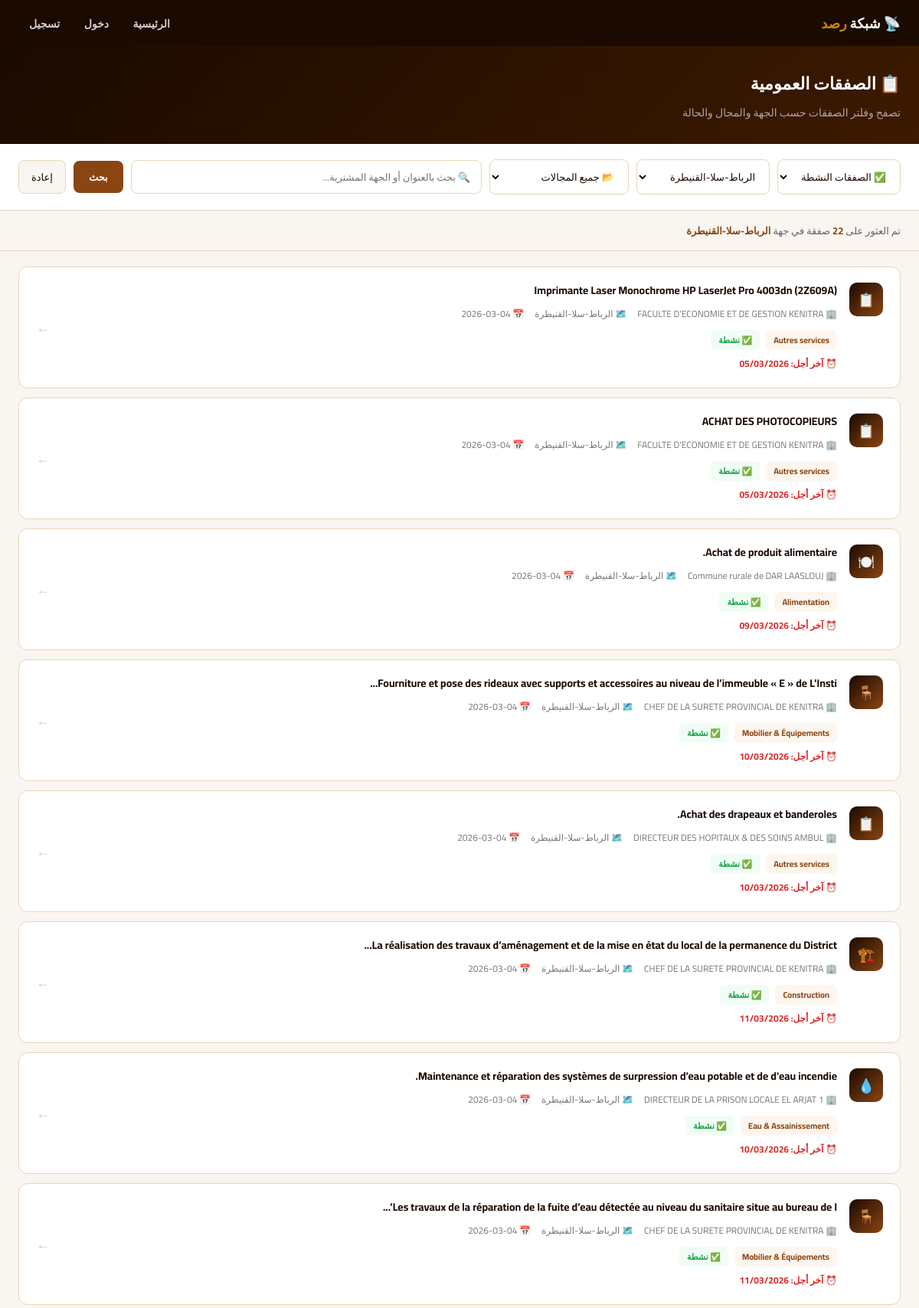
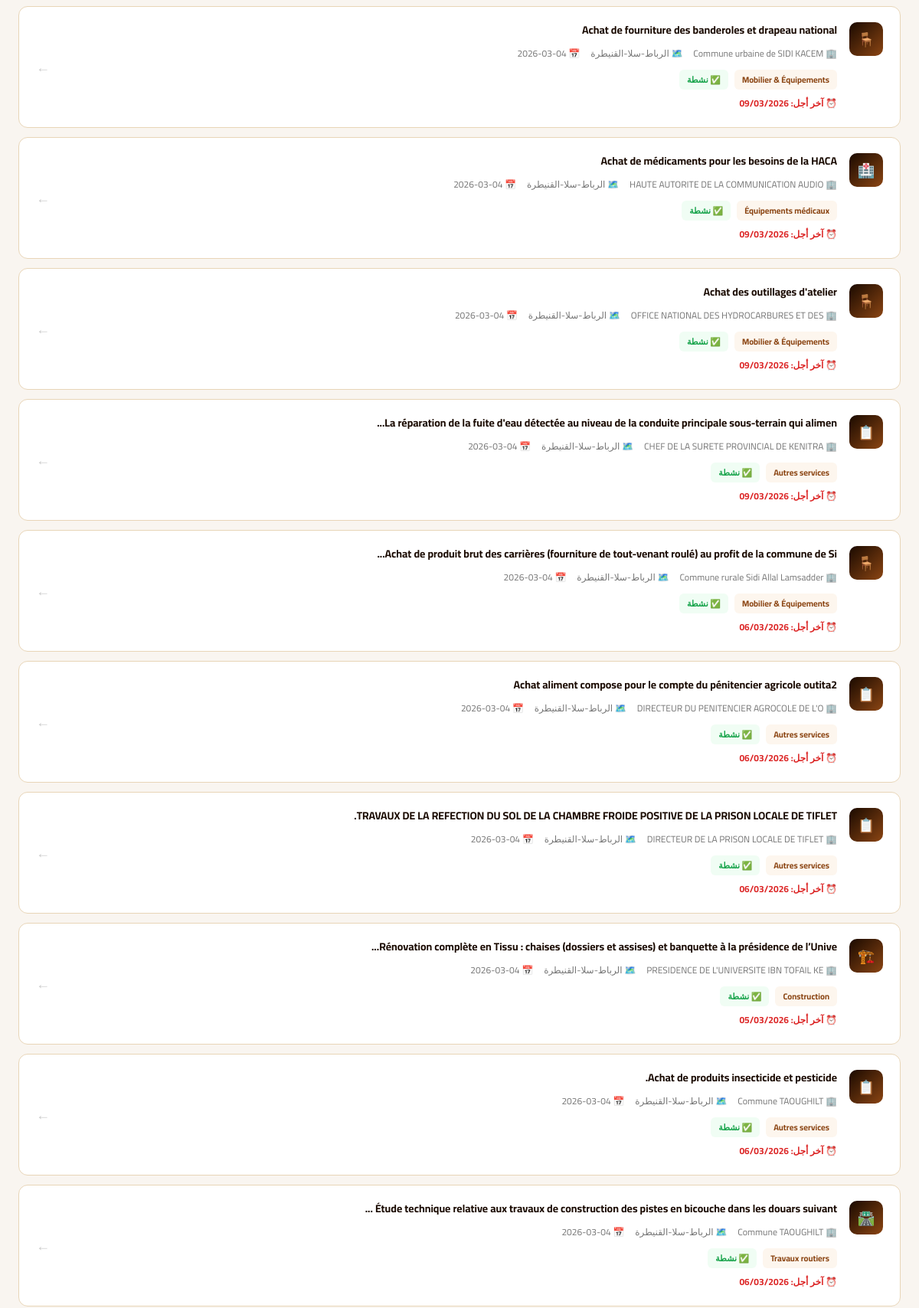
Screenshot of /tenders?region=Rabat-Salé-Kénitra (upper part) with the database file from the repository (2 pictures, top to bottom).
### tables this page shows
CREATE TABLE tenders (
        id TEXT PRIMARY KEY, objet TEXT, acheteur TEXT,
        region TEXT, ville TEXT, domaine TEXT, montant TEXT,
        date_publication TEXT, date_limite TEXT, description TEXT,
        clauses TEXT, summary TEXT, statut TEXT DEFAULT 'actif',
        url TEXT, date_extraction TEXT
    );

### main.py (the view)
@app.get("/tenders", response_class=HTMLResponse)
async def tenders_list(request: Request, region: str="", domaine: str="",
    q: str="", statut: str="actif", page: int=1):
    per_page = 20
    offset   = (page-1)*per_page
    conds, params = ["1=1"], []
    if statut == "actif":  conds.append("(statut='actif' OR statut IS NULL)")
    elif statut == "annule": conds.append("statut='annule'")
    if region:  conds.append("region=?");  params.append(region)
    if domaine: conds.append("domaine=?"); params.append(domaine)
    if q:       conds.append("(objet LIKE ? OR acheteur LIKE ?)"); params += [f"%{q}%",f"%{q}%"]
    where = " AND ".join(conds)
    total = DB.execute(f"SELECT COUNT(*) FROM tenders WHERE {where}", params).fetchone()[0]
    rows  = DB.execute(f"SELECT * FROM tenders WHERE {where} ORDER BY date_extraction DESC LIMIT ? OFFSET ?",
                       params+[per_page,offset]).fetchall()
    pages = (total+per_page-1)//per_page
    return templates.TemplateResponse("tenders_public.html", {
        "request": request, "tenders": rows,
        "region": region, "domaine": domaine, "q": q, "statut": statut,
        "page": page, "pages": pages, "total": total,
        "REGIONS": REGIONS, "DOMAINS_FR": DOMAINS_FR, "DOMAINS_AR": DOMAINS_AR,
    })

### templates/tenders_public.html (shortened to what this page needs)
<!DOCTYPE html>
<html lang="ar" dir="rtl">
<head>
</head>
<body>
<nav>
  <div class="logo">📡 شبكة <span>رصد</span></div>
  <div class="nav-links">
    <a href="/">الرئيسية</a>
    <a href="/login">دخول</a>
    <a href="/register">تسجيل</a>
  </div>
</nav>
<div class="page-header">
  <h1>📋 الصفقات العمومية</h1>
  <p>تصفح وفلتر الصفقات حسب الجهة والمجال والحالة</p>
</div>
<div class="filters">
  <form method="get" action="/tenders">
    <select name="statut">
      <option value="actif" {% if statut=="actif" %}selected{% endif %}>✅ الصفقات النشطة</option>
    </select>
    <select name="region">
      {% for r, data in REGIONS.items() %}
      <option value="{{ r }}" {% if region==r %}selected{% endif %}>{{ data.ar }}</option>
      {% endfor %}
    </select>
    <select name="domaine">
      <option value="">📂 جميع المجالات</option>
    </select>
    <input type="text" name="q" value="{{ q }}" placeholder="🔍 بحث بالعنوان أو الجهة المشترية..." style="flex:1;min-width:200px">
    <button type="submit" class="btn-filter">بحث</button>
    <a href="/tenders"><button type="button" class="btn-reset">إعادة</button></a>
  </form>
</div>
<div class="results-info">
  تم العثور على <strong>{{ total }}</strong> صفقة
  {% if region %} في جهة <strong>{{ REGIONS.get(region, {}).get('ar', region) }}</strong>{% endif %}
</div>
<div class="tenders-list">
  {% if tenders %}
    {% for t in tenders %}
    {% set icons = {"Travaux routiers":"🛣️","Construction":"🏗️","Eau & Assainissement":"💧","Électricité":"⚡","Informatique":"💻","Équipements médicaux":"🏥","Études & Conseil":"📐","Nettoyage & Sécurité":"🧹","Mobilier & Équipements":"🪑","Transport":"🚛","Alimentation":"🍽️"} %}
    <a href="/tender/{{ t.id }}" class="tender-item {% if t.statut == 'annule' %}cancelled{% endif %}">
      <div class="domain-icon">{{ icons.get(t.domaine, '📋') }}</div>
      <div class="tender-body">
        <div class="tender-title">{{ t.objet[:100] }}{% if t.objet|length > 100 %}...{% endif %}</div>
        <div class="tender-meta">
          {% if t.acheteur %}<span>🏢 {{ t.acheteur[:40] }}</span>{% endif %}
          {% if t.region %}<span>🗺️ {{ REGIONS.get(t.region, {}).get('ar', t.region) }}</span>{% endif %}
          {% if t.date_extraction %}<span>📅 {{ t.date_extraction[:10] }}</span>{% endif %}
        </div>
        <div class="tender-badges">
          <span class="badge badge-domain">{{ t.domaine }}</span>
          {% if t.statut == 'annule' %}
            <span class="badge badge-cancelled">❌ ملغاة</span>
          {% else %}
            <span class="badge badge-active">✅ نشطة</span>
          {% endif %}
        </div>
        {% if t.date_limite %}<div class="deadline">⏰ آخر أجل: {{ t.date_limite }}</div>{% endif %}
      </div>
      <div class="tender-arrow">←</div>
    </a>
    {% endfor %}
  {% else %}
    <div class="empty">
      <div>🔍</div>
      <p>لا توجد صفقات تطابق معايير البحث</p>
    </div>
  {% endif %}
</div>
</body>
</html>

### templates/tenders_public.html (style rules this page uses)
* { margin:0;padding:0;box-sizing:border-box }
:root { --dark:#1a0a00;--brown:#8B4513;--light:#f9f5f0;--border:#e8d5b7;--gold:#C8860A }
body { font-family:'Cairo',sans-serif;background:var(--light);color:var(--dark) }
a { text-decoration:none;color:inherit }
nav { background:var(--dark);padding:0 24px;display:flex;align-items:center;justify-content:space-between;height:60px }
.logo { font-size:18px;font-weight:900;color:white }
.logo span { color:var(--gold) }
.nav-links a { color:rgba(255,255,255,.8);padding:8px 14px;border-radius:8px;font-size:14px;font-weight:600 }
.page-header { background:linear-gradient(135deg,var(--dark),#3d1a00);padding:28px 24px;margin-bottom:0 }
.page-header h1 { font-size:22px;font-weight:900;color:white }
.page-header p { color:rgba(255,255,255,.6);font-size:14px;margin-top:4px }
.filters { background:white;padding:20px 24px;border-bottom:1px solid var(--border);display:flex;gap:12px;flex-wrap:wrap;align-items:center }
.filters form { display:flex;gap:10px;flex-wrap:wrap;width:100%;align-items:center }
select,input[type=text] { padding:9px 14px;border:1.5px solid var(--border);border-radius:8px;font-family:'Cairo',sans-serif;font-size:13px;background:white;color:var(--dark);outline:none }
.btn-filter { background:var(--brown);color:white;padding:9px 20px;border:none;border-radius:8px;font-family:'Cairo',sans-serif;font-size:13px;font-weight:700;cursor:pointer }
.btn-reset { background:var(--light);color:var(--dark);padding:9px 16px;border:1.5px solid var(--border);border-radius:8px;font-family:'Cairo',sans-serif;font-size:13px;cursor:pointer }
.results-info { padding:14px 24px;background:var(--light);border-bottom:1px solid var(--border);font-size:13px;color:#666 }
.results-info strong { color:var(--brown) }
.tenders-list { display:flex;flex-direction:column;gap:12px;padding:20px 24px }
.tender-item { background:white;border-radius:12px;padding:20px 22px;border:1px solid var(--border); display:flex;gap:16px;transition:.2s;cursor:pointer }
.domain-icon { width:44px;height:44px;background:linear-gradient(135deg,var(--dark),var(--brown)); border-radius:10px;display:flex;align-items:center;justify-content:center;font-size:18px;flex-shrink:0 }
.tender-body { flex:1;min-width:0 }
.tender-title { font-size:14px;font-weight:700;color:var(--dark);margin-bottom:8px;line-height:1.5 }
.tender-meta { display:flex;gap:14px;flex-wrap:wrap;font-size:12px;color:#777 }
.tender-meta span { display:flex;align-items:center;gap:4px }
.tender-badges { display:flex;gap:8px;margin-top:10px;flex-wrap:wrap }
.badge { padding:3px 10px;border-radius:6px;font-size:11px;font-weight:700 }
.badge-domain { background:#fdf6ee;color:var(--brown) }
.badge-active { background:#f0fdf4;color:#16a34a }
.deadline { color:#dc2626;font-size:12px;font-weight:700;margin-top:6px }
.tender-arrow { color:#ccc;font-size:18px;align-self:center;flex-shrink:0 }

### rows the page displays
tenders: get "📋", objet "Imprimante Laser Monochrome HP LaserJet Pro 4003dn (2Z609A)", acheteur "FACULTE D'ECONOMIE ET DE GESTION KENITRA", get "الرباط-سلا-القنيطرة", date_extraction "2026-03-04", domaine "Autres services", statut "✅ نشطة", date_limite "05/03/2026"
tenders: get "📋", objet "ACHAT DES PHOTOCOPIEURS", acheteur "FACULTE D'ECONOMIE ET DE GESTION KENITRA", get "الرباط-سلا-القنيطرة", date_extraction "2026-03-04", domaine "Autres services", statut "✅ نشطة", date_limite "05/03/2026"
tenders: get "🍽️", objet "Achat de produit alimentaire.", acheteur "Commune rurale de DAR LAASLOUJ", get "الرباط-سلا-القنيطرة", date_extraction "2026-03-04", domaine "Alimentation", statut "✅ نشطة", date_limite "09/03/2026"
tenders: get "🪑", objet "Fourniture et pose des rideaux avec supports et accessoires au niveau de l’immeuble « E » de L’Insti", acheteur "CHEF DE LA SURETE PROVINCIAL DE KENITRA", get "الرباط-سلا-القنيطرة", date_extraction "2026-03-04", domaine "Mobilier & Équipements", statut "✅ نشطة", date_limite "10/03/2026"
tenders: get "📋", objet "Achat des drapeaux et banderoles.", acheteur "DIRECTEUR DES HOPITAUX & DES SOINS AMBUL", get "الرباط-سلا-القنيطرة", date_extraction "2026-03-04", domaine "Autres services", statut "✅ نشطة", date_limite "10/03/2026"
tenders: get "🏗️", objet "La réalisation des travaux d’aménagement et de la mise en état du local de la permanence du District", acheteur "CHEF DE LA SURETE PROVINCIAL DE KENITRA", get "الرباط-سلا-القنيطرة", date_extraction "2026-03-04", domaine "Construction", statut "✅ نشطة", date_limite "11/03/2026"
tenders: get "💧", objet "Maintenance et réparation des systèmes de surpression d’eau potable et de d'eau incendie.", acheteur "DIRECTEUR DE LA PRISON LOCALE EL ARJAT 1", get "الرباط-سلا-القنيطرة", date_extraction "2026-03-04", domaine "Eau & Assainissement", statut "✅ نشطة", date_limite "10/03/2026"
tenders: get "🪑", objet "Les travaux de la réparation de la fuite d’eau détectée au niveau du sanitaire situe au bureau de l’", acheteur "CHEF DE LA SURETE PROVINCIAL DE KENITRA", get "الرباط-سلا-القنيطرة", date_extraction "2026-03-04", domaine "Mobilier & Équipements", statut "✅ نشطة", date_limite "11/03/2026"
tenders: get "🪑", objet "Achat de fourniture des banderoles et drapeau national", acheteur "Commune urbaine de SIDI KACEM", get "الرباط-سلا-القنيطرة", date_extraction "2026-03-04", domaine "Mobilier & Équipements", statut "✅ نشطة", date_limite "09/03/2026"
tenders: get "🏥", objet "Achat de médicaments pour les besoins de la HACA", acheteur "HAUTE AUTORITE DE LA COMMUNICATION AUDIO", get "الرباط-سلا-القنيطرة", date_extraction "2026-03-04", domaine "Équipements médicaux", statut "✅ نشطة", date_limite "09/03/2026"
tenders: get "🪑", objet "Achat des outillages d'atelier", acheteur "OFFICE NATIONAL DES HYDROCARBURES ET DES", get "الرباط-سلا-القنيطرة", date_extraction "2026-03-04", domaine "Mobilier & Équipements", statut "✅ نشطة", date_limite "09/03/2026"
tenders: get "📋", objet "La réparation de la fuite d'eau détectée au niveau de la conduite principale sous-terrain qui alimen", acheteur "CHEF DE LA SURETE PROVINCIAL DE KENITRA", get "الرباط-سلا-القنيطرة", date_extraction "2026-03-04", domaine "Autres services", statut "✅ نشطة", date_limite "09/03/2026"
tenders: get "🪑", objet "Achat de produit brut des carrières (fourniture de tout-venant roulé) au profit de la commune de Si", acheteur "Commune rurale Sidi Allal Lamsadder", get "الرباط-سلا-القنيطرة", date_extraction "2026-03-04", domaine "Mobilier & Équipements", statut "✅ نشطة", date_limite "06/03/2026"
tenders: get "📋", objet "Achat aliment compose pour le compte du pénitencier agricole outita2", acheteur "DIRECTEUR DU PENITENCIER AGROCOLE DE L'O", get "الرباط-سلا-القنيطرة", date_extraction "2026-03-04", domaine "Autres services", statut "✅ نشطة", date_limite "06/03/2026"
tenders: get "📋", objet "TRAVAUX DE LA REFECTION DU SOL DE LA CHAMBRE FROIDE POSITIVE DE LA PRISON LOCALE DE TIFLET.", acheteur "DIRECTEUR DE LA PRISON LOCALE DE TIFLET", get "الرباط-سلا-القنيطرة", date_extraction "2026-03-04", domaine "Autres services", statut "✅ نشطة", date_limite "06/03/2026"
tenders: get "🏗️", objet "Rénovation complète en Tissu : chaises (dossiers et assises) et banquette à la présidence de l’Unive", acheteur "PRESIDENCE DE L'UNIVERSITE IBN TOFAIL KE", get "الرباط-سلا-القنيطرة", date_extraction "2026-03-04", domaine "Construction", statut "✅ نشطة", date_limite "05/03/2026"
tenders: get "📋", objet "Achat de produits insecticide et pesticide.", acheteur "Commune TAOUGHILT", get "الرباط-سلا-القنيطرة", date_extraction "2026-03-04", domaine "Autres services", statut "✅ نشطة", date_limite "06/03/2026"
tenders: get "🛣️", objet "Étude technique relative aux travaux de construction des pistes en bicouche dans les douars suivant", acheteur "Commune TAOUGHILT", get "الرباط-سلا-القنيطرة", date_extraction "2026-03-04", domaine "Travaux routiers", statut "✅ نشطة", date_limite "06/03/2026"

### other values shown
{{ total }} "22"
{{ REGIONS.get(region, {}).get('ar', region) }} "الرباط-سلا-القنيطرة"
form field region "الرباط-سلا-القنيطرة"
